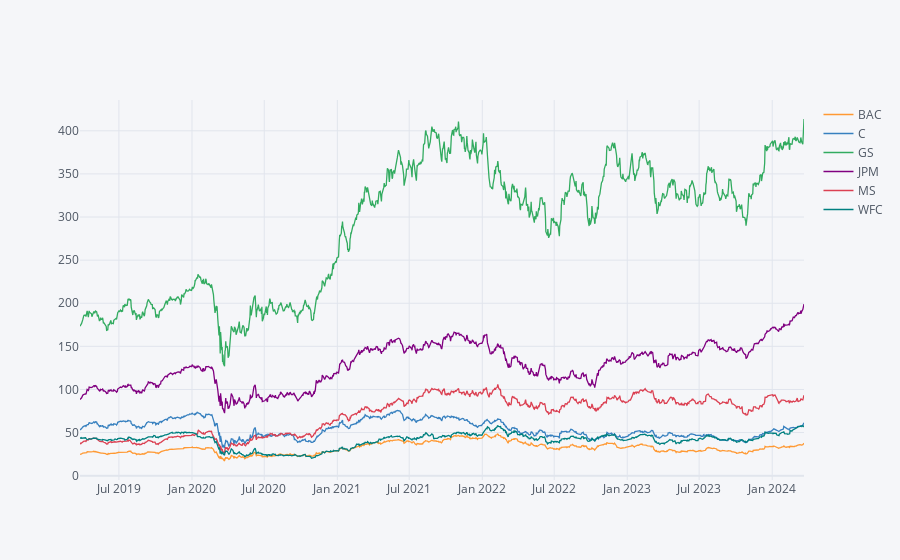

Notebook code cell kept with this figure:
### Code cell
bank_stocks.xs(key='Close',axis=1,level='Stock Info').iplot()

### Figure 1 — Plotly figure (JSON) as saved in the notebook; plotly's stock layout.template omitted (floating-point values rounded to 4 significant figures; data arrays with more than 128 entries replaced by an {"elided": "..."} marker saying what was removed)
{"data": [{"line": {"color": "rgba(255, 153, 51, 1.0)", "dash": "solid", "shape": "linear", "width": 1.3}, "mode": "lines", "name": "BAC", "text": "", "type": "scatter", "x": {"elided": "1258 str values"}, "y": {"elided": "1258 float values"}}, {"line": {"color": "rgba(55, 128, 191, 1.0)", "dash": "solid", "shape": "linear", "width": 1.3}, "mode": "lines", "name": "C", "text": "", "type": "scatter", "x": {"elided": "1258 str values"}, "y": {"elided": "1258 float values"}}, {"line": {"color": "rgba(50, 171, 96, 1.0)", "dash": "solid", "shape": "linear", "width": 1.3}, "mode": "lines", "name": "GS", "text": "", "type": "scatter", "x": {"elided": "1258 str values"}, "y": {"elided": "1258 float values"}}, {"line": {"color": "rgba(128, 0, 128, 1.0)", "dash": "solid", "shape": "linear", "width": 1.3}, "mode": "lines", "name": "JPM", "text": "", "type": "scatter", "x": {"elided": "1258 str values"}, "y": {"elided": "1258 float values"}}, {"line": {"color": "rgba(219, 64, 82, 1.0)", "dash": "solid", "shape": "linear", "width": 1.3}, "mode": "lines", "name": "MS", "text": "", "type": "scatter", "x": {"elided": "1258 str values"}, "y": {"elided": "1258 float values"}}, {"line": {"color": "rgba(0, 128, 128, 1.0)", "dash": "solid", "shape": "linear", "width": 1.3}, "mode": "lines", "name": "WFC", "text": "", "type": "scatter", "x": {"elided": "1258 str values"}, "y": {"elided": "1258 float values"}}], "layout": {"legend": {"bgcolor": "#F5F6F9", "font": {"color": "#4D5663"}}, "paper_bgcolor": "#F5F6F9", "plot_bgcolor": "#F5F6F9", "title": {"font": {"color": "#4D5663"}}, "xaxis": {"gridcolor": "#E1E5ED", "showgrid": true, "tickfont": {"color": "#4D5663"}, "title": {"font": {"color": "#4D5663"}, "text": ""}, "zerolinecolor": "#E1E5ED"}, "yaxis": {"gridcolor": "#E1E5ED", "showgrid": true, "tickfont": {"color": "#4D5663"}, "title": {"font": {"color": "#4D5663"}, "text": ""}, "zerolinecolor": "#E1E5ED"}}}
